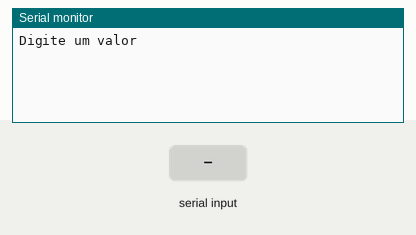
Recording of a sketch running on a simulated Arduino Uno, built with avr-gcc and run on an emulated ATmega328P. Parts: the last lines printed to the serial monitor. The test bench sets the inputs (shaded band).

Above: at 1.2 s.
1.3 s: "90,45\n" received over Serial
At 2.1 s:
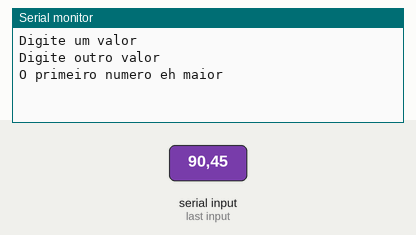
2.8 s: "30,150\n" received over Serial
At 3.6 s:
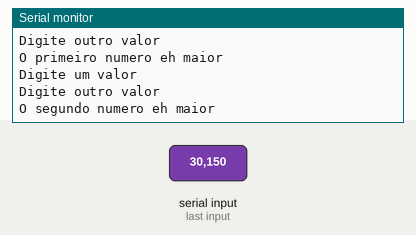

Measured:
- after the input at 1.3 s, the serial monitor: prints a new line at once (image 1)
- after the input at 2.8 s, the serial monitor: prints a new line at once (image 2)

The sketch:

exercicio_141.ino
```cpp
// Faça um programa receba dois valores e imprima qual é o maior número
//digitado.
//
float N1 = 0;
float N2 = 0;

void setup()
{
 Serial.begin(9600);
}

void loop()
{
  //Entrada
  Serial.println("Digite um valor");
  while (!Serial.available());
  N1 = Serial.parseFloat();

  Serial.println("Digite outro valor");
  while (!Serial.available());
  N2 = Serial.parseFloat();

  if(N1>N2)
  Serial.println ("O primeiro numero eh maior");
 else {
  Serial.println ("O segundo numero eh maior");
}

  delay(1000);
}
```
